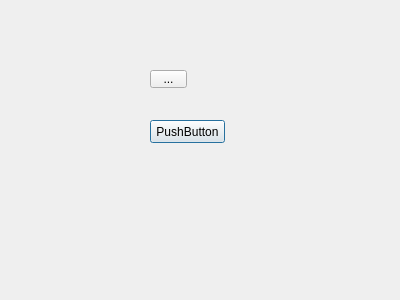
<?xml version="1.0" encoding="UTF-8"?>
<ui version="4.0">
 <class>Test</class>
 <widget class="QDialog" name="Test">
  <property name="geometry">
   <rect>
    <x>0</x>
    <y>0</y>
    <width>400</width>
    <height>300</height>
   </rect>
  </property>
  <property name="windowTitle">
   <string>Test</string>
  </property>
  <widget class="QToolButton" name="toolButton">
   <property name="geometry">
    <rect>
     <x>150</x>
     <y>70</y>
     <width>37</width>
     <height>18</height>
    </rect>
   </property>
   <property name="text">
    <string>...</string>
   </property>
  </widget>
  <widget class="QPushButton" name="pushButton">
   <property name="geometry">
    <rect>
     <x>150</x>
     <y>120</y>
     <width>75</width>
     <height>23</height>
    </rect>
   </property>
   <property name="text">
    <string>PushButton</string>
   </property>
  </widget>
 </widget>
 <layoutdefault spacing="6" margin="11"/>
 <resources/>
 <connections/>
</ui>
